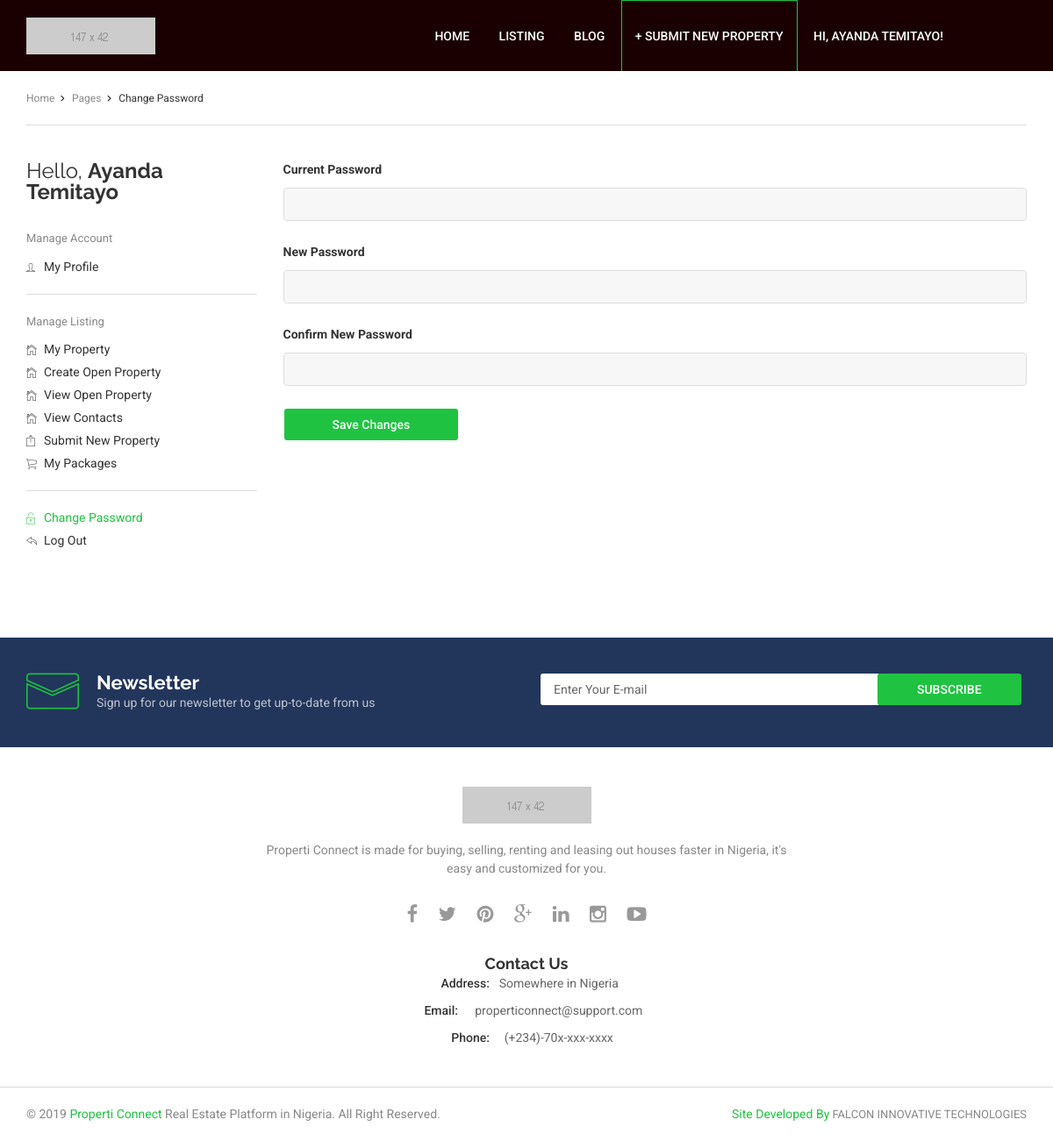
The app's page /change_password.php (signed in) with its own data.
### tables this page shows
CREATE TABLE `agents` (
  `id` int(11) NOT NULL,
  `fname` varchar(100) NOT NULL,
  `lname` varchar(100) NOT NULL,
  `email` varchar(100) NOT NULL,
  `businessName` varchar(100) NOT NULL,
  `phone` varchar(11) NOT NULL,
  `address` text NOT NULL,
  `about` text NOT NULL,
  `twitter` varchar(100) NOT NULL,
  `facebook` varchar(100) NOT NULL,
  `password` varchar(100) NOT NULL,
  `clearance` int(1) NOT NULL,
  `package` varchar(100) NOT NULL,
  `profile_pic` varchar(200) NOT NULL,
  `date` date NOT NULL
);

### assets/includes/core.inc.php (called while the page is built, shortened)
<?php
function loggedin() {
    if (isset($_SESSION['id']) && !empty($_SESSION['id'])) {
        return true;
    } else {
        return false;
    }
}
function get_profile_name() {
    require 'connect.php';
    $query = "SELECT `fname`, `lname` FROM `agents` WHERE id = '" . $_SESSION['id'] . "' LIMIT 1";
    if ($query_run = mysqli_query($con, $query)) {
        if ($result = mysqli_fetch_assoc($query_run)) {
            return $result['fname']." ".$result['lname'];
        }
    }
}
            ?>

### change_password.php (the view, shortened to what this page needs)
<?php
require 'assets/includes/core.inc.php';
if(loggedin()){
?>
<!DOCTYPE html>
<html lang="en" class="no-js">
<head>
	<link rel="stylesheet" href="css/plugins.css">
	<link rel="stylesheet" href="css/style.css">
</head>
<body>
<header class="header header--blue">
    <div class="container">
      <div class="header__main">
        <div class="header__logo">
          <a href="index.php">
            <img src="images/uploads/logo.png" alt="Properti Connect">
          </a>
        </div>
               <div class="header__menu header__menu--v1">
        <ul class="header__nav">
          <li class="header__nav-item">
            <a href="index.php" class="header__nav-link">Home</a>
          </li>
          <li class="header__nav-item">
            <a href="listing_2.php" class="header__nav-link">Listing</a>
          </li>
          <li class="header__nav-item"><a href="coming_soon.php" class="header__nav-link">Blog</a></li>
          <li class="header__nav-item"><a href="submit_property.php" class="header__nav-link header__cta--outline">&plus; Submit New Property</a></li>
           <?php
          if(!loggedin()){ ?>
         <li class="header__nav-item"><a href="sign_up.php" class="header__nav-link">SIGN UP | JOIN</a></li>
    <?php }else{ ?>
            <li class="header__nav-item">
              <a href="#" class="header__nav-link">Hi, <?php echo get_profile_name();?>!</a>
          </li>
    <?php } ?>
        </ul>
      </div>
      </div>
    </div>
  </header>
<section class="my-profile">
    <div class="container">
        <ul class="ht-breadcrumbs ht-breadcrumbs--y-padding ht-breadcrumbs--b-border">
            <li class="ht-breadcrumbs__item"><a href="#" class="ht-breadcrumbs__link"><span class="ht-breadcrumbs__title">Home</span></a></li>
            <li class="ht-breadcrumbs__item"><a href="#" class="ht-breadcrumbs__link"><span class="ht-breadcrumbs__title">Pages</span></a></li>
            <li class="ht-breadcrumbs__item"><span class="ht-breadcrumbs__page">Change Password</span></li>
        </ul>
        <div class="my-profile__container">
            <div class="row">
                <div class="col-md-3">
                    <h2 class="bookmarked-listing__headline">Hello, <strong><?php echo get_profile_name();?></strong></h2>
                    <div class="settings-block">
                        <span class="settings-block__title">Manage Account</span>
                        <ul class="settings">
                            <li class="setting"><a href="my_profile.php" class="setting__link"><i class="ion-ios-person-outline setting__icon"></i>My Profile</a></li>
                        </ul>
                    </div>
                    <div class="settings-block">
                        <span class="settings-block__title">Manage Listing</span>
                        <ul class="settings">
                            <li class="setting"><a href="my_property.php" class="setting__link"><i class="ion-ios-home-outline setting__icon"></i>My Property</a></li>
                            <li class="setting "><a href="create_open_property.php" class="setting__link"><i class="ion-ios-home-outline setting__icon"></i>Create Open Property</a></li>
                            <li class="setting "><a href="open_property.php" class="setting__link"><i class="ion-ios-home-outline setting__icon"></i>View Open Property</a></li>
              <li class="setting"><a href="contacts_details.php" class="setting__link"><i class="ion-ios-home-outline setting__icon"></i>View Contacts</a></li>
                            <li class="setting"><a href="submit_property.php" class="setting__link"><i class="ion-ios-upload-outline setting__icon"></i>Submit New Property</a></li>
                            <li class="setting"><a href="package.php" class="setting__link"><i class="ion-ios-cart-outline setting__icon"></i>My Packages</a></li>
                        </ul>
                    </div>
                    <div class="settings-block">
                        <ul class="settings">
                            <li class="setting setting--current"><a href="change_password.php" class="setting__link"><i class="ion-ios-unlocked-outline setting__icon"></i>Change Password</a></li>
                            <li class="setting"><a href="logout.php" class="setting__link"><i class="ion-ios-undo-outline setting__icon"></i>Log Out</a></li>
                        </ul>
                    </div>
                </div>
                <form method="POST" action="assets/includes/update_password.php">
                    <div class="col-md-9">
                        <label for="profile-current-password" class="my-profile__label">Current Password</label>
                        <input type="password" required name="curpass" class="my-profile__field" id="profile-current-password">
                        <label for="profile-new-password" class="my-profile__label">New Password</label>
                        <input type="password" required name="newpass" class="my-profile__field" id="profile-new-password">
                        <label for="profile-confirm-password" class="my-profile__label">Confirm New Password</label>
                        <input type="password" required name="repnewpass" class="my-profile__field" id="profile-confirm-password">
                        <button type="submit" name="update_pass_submit" class="my-profile__submit">Save Changes</button>
                    </div>
                </form>
            </div>
        </div>
    </div>
</section>
<section class="newsletter">
  <div class="container">
    <div class="row">
      <div class="col-md-6 newsletter__content">
        <img src="images/icon_mail.png" alt="Newsletter" class="newsletter__icon">
        <div class="newsletter__text-content">
          <h2 class="newsletter__title">Newsletter</h2>
          <p class="newsletter__desc">Sign up for our newsletter to get up-to-date from us</p>
        </div>
      </div>
      <div class="col-md-6">
        <form action="index.php" class="newsletter__form">
          <input type="email" class="newsletter__field" placeholder="Enter Your E-mail">
          <button type="submit" class="newsletter__submit">Subscribe</button>
        </form>
      </div>
    </div>
  </div>
</section>
<footer class="footer">
  <div class="footer__main">
    <div class="container">
      <div class="footer__logo">
        <img src="images/uploads/logo_dark.png" alt="ReaLand">
      </div>
      <p class="footer__desc">Properti Connect is made for buying, selling, renting and leasing out houses faster in Nigeria, it's easy and customized for you.</p>
      <ul class="footer__social">
        <li><a href="#"><i class="fa fa-facebook" aria-hidden="true"></i></a></li>
        <li><a href="#"><i class="fa fa-twitter" aria-hidden="true"></i></a></li>
        <li><a href="#"><i class="fa fa-pinterest" aria-hidden="true"></i></a></li>
        <li><a href="#"><i class="fa fa-google-plus" aria-hidden="true"></i></a></li>
        <li><a href="#"><i class="fa fa-linkedin" aria-hidden="true"></i></a></li>
        <li><a href="#"><i class="fa fa-instagram" aria-hidden="true"></i></a></li>
        <li><a href="#"><i class="fa fa-youtube-play" aria-hidden="true"></i></a></li>
      </ul>
            <p></p><br>
            <h3 class="footer__title" style="margin-bottom:3px;">Contact Us</h3>
            <ul class="footer__list">
                            <li><span class="footer--highlighted">Address:</span> <a href="#">Somewhere in Nigeria</a></li>
                            <li><span class="footer--highlighted">Email:</span> <a href="mailto:ReaLand@support.com">properticonnect@support.com</a></li>
                            <li><span class="footer--highlighted">Phone:</span> <a href="tel:+8802993999">(+234)-70x-xxx-xxxx</a></li>
                        </ul>
    </div>
  </div>
  <div class="footer__copyright">
    <div class="container">
      <div class="footer__copyright-inner">
        <p class="footer__copyright-desc">
                    &copy; 2019 <span class="footer--highlighted-v2">Properti Connect</span> Real Estate Platform in Nigeria. All Right Reserved.
                </p>
                <ul class="footer__copyright-list">
                    <li><span class="footer--highlighted-v2">Site Developed By</span><a href="www.falconinnotech.com" target="blank"> Falcon Innovative Technologies</a></li>
                </ul>
      </div>
    </div>
  </div>
</footer>
</body>
</html>
<?php }else{header('LOCATION:sign_up.php');}?>

### records on screen
agents: get_profile_name() "AYANDA TEMITAYO", get_profile_name() "Ayanda Temitayo"
